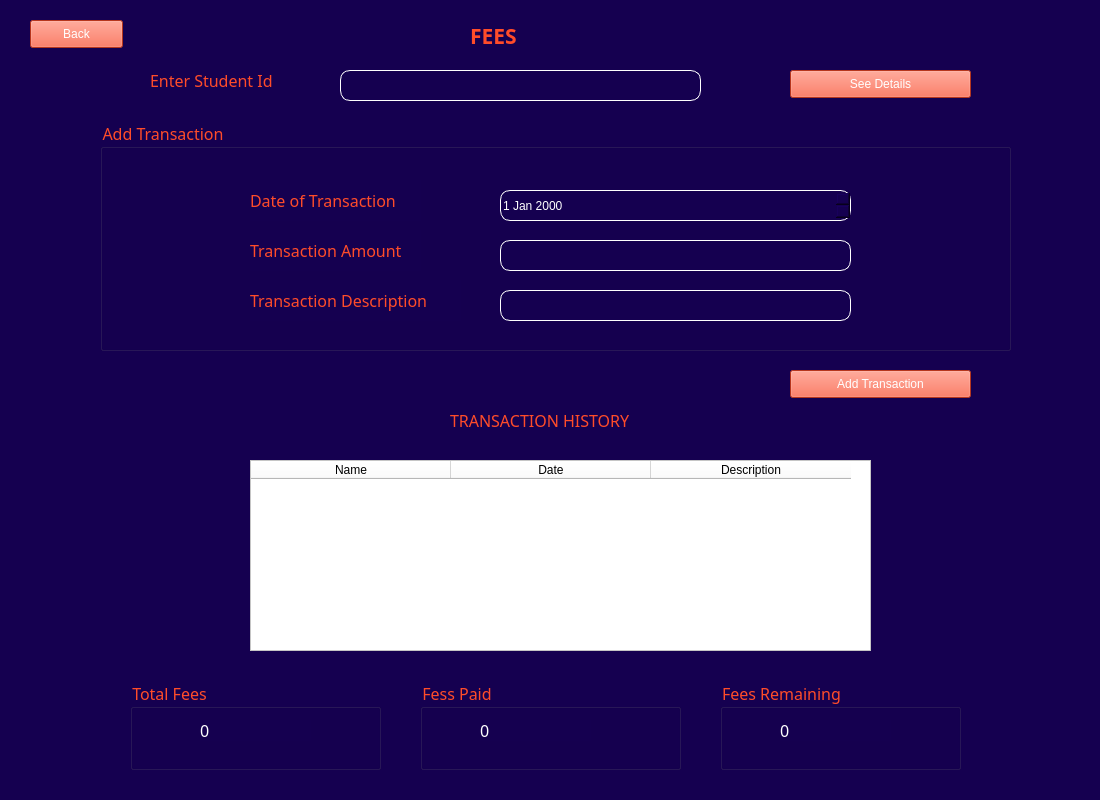
<?xml version="1.0" encoding="UTF-8"?>
<ui version="4.0">
 <class>MainWindow</class>
 <widget class="QMainWindow" name="MainWindow">
  <property name="geometry">
   <rect>
    <x>0</x>
    <y>0</y>
    <width>1100</width>
    <height>800</height>
   </rect>
  </property>
  <property name="windowTitle">
   <string>MainWindow</string>
  </property>
  <property name="styleSheet">
   <string notr="true">background:#150050;</string>
  </property>
  <widget class="QWidget" name="centralwidget">
   <property name="styleSheet">
    <string notr="true">QPushButton#SeeDetailsButton {
background-color:#FF4C29;
color:white;
}

QPushButton#SeeDetailsButton:hover {
    background-color:white;
color:#FF4C29;
}

QPushButton#SeeDetailsButton:pressed {
    background-color: rgb(224, 0, 0);     
}
QPushButton#AddTransactionButton {
background-color:#FF4C29;
color:white;
}

QPushButton#AddTransactionButton:hover {
    background-color:white;
color:#FF4C29;
}

QPushButton#AddTransactionButton:pressed {
    background-color: rgb(224, 0, 0);     
}
QPushButton#BackButton {
background-color:#FF4C29;
color:white;
}

QPushButton#BackButton:hover {
    background-color:white;
color:#FF4C29;
}

QPushButton#BackButton:pressed {
    background-color: rgb(224, 0, 0);     
}</string>
   </property>
   <widget class="QPushButton" name="SeeDetailsButton">
    <property name="geometry">
     <rect>
      <x>790</x>
      <y>70</y>
      <width>181</width>
      <height>28</height>
     </rect>
    </property>
    <property name="text">
     <string>See Details</string>
    </property>
   </widget>
   <widget class="QLabel" name="label">
    <property name="geometry">
     <rect>
      <x>150</x>
      <y>60</y>
      <width>151</width>
      <height>41</height>
     </rect>
    </property>
    <property name="font">
     <font>
      <family>Gill Sans MT</family>
      <pointsize>12</pointsize>
     </font>
    </property>
    <property name="styleSheet">
     <string notr="true">color:#FF4C29;</string>
    </property>
    <property name="text">
     <string>Enter Student Id</string>
    </property>
   </widget>
   <widget class="QLineEdit" name="lineEdit">
    <property name="geometry">
     <rect>
      <x>340</x>
      <y>70</y>
      <width>361</width>
      <height>31</height>
     </rect>
    </property>
    <property name="font">
     <font>
      <family>Gill Sans MT</family>
      <pointsize>12</pointsize>
     </font>
    </property>
    <property name="styleSheet">
     <string notr="true">border : 1px solid white;
border-radius : 10px;
color : white;</string>
    </property>
    <property name="alignment">
     <set>Qt::AlignCenter</set>
    </property>
   </widget>
   <widget class="QTableWidget" name="tableWidget">
    <property name="geometry">
     <rect>
      <x>250</x>
      <y>460</y>
      <width>621</width>
      <height>191</height>
     </rect>
    </property>
    <property name="styleSheet">
     <string notr="true">background:white;</string>
    </property>
    <attribute name="horizontalHeaderDefaultSectionSize">
     <number>200</number>
    </attribute>
    <column>
     <property name="text">
      <string>Name</string>
     </property>
    </column>
    <column>
     <property name="text">
      <string>Date</string>
     </property>
    </column>
    <column>
     <property name="text">
      <string>Description</string>
     </property>
    </column>
   </widget>
   <widget class="QGroupBox" name="groupBox">
    <property name="geometry">
     <rect>
      <x>130</x>
      <y>680</y>
      <width>251</width>
      <height>90</height>
     </rect>
    </property>
    <property name="font">
     <font>
      <family>Gill Sans MT</family>
      <pointsize>12</pointsize>
     </font>
    </property>
    <property name="styleSheet">
     <string notr="true">color:#FF4C29;</string>
    </property>
    <property name="title">
     <string>Total Fees</string>
    </property>
    <widget class="QLabel" name="label_5">
     <property name="geometry">
      <rect>
       <x>70</x>
       <y>40</y>
       <width>111</width>
       <height>21</height>
      </rect>
     </property>
     <property name="font">
      <font>
       <family>Gill Sans MT</family>
       <pointsize>12</pointsize>
      </font>
     </property>
     <property name="styleSheet">
      <string notr="true">color:white;</string>
     </property>
     <property name="text">
      <string>0</string>
     </property>
    </widget>
   </widget>
   <widget class="QGroupBox" name="groupBox_2">
    <property name="geometry">
     <rect>
      <x>420</x>
      <y>680</y>
      <width>261</width>
      <height>90</height>
     </rect>
    </property>
    <property name="font">
     <font>
      <family>Gill Sans MT</family>
      <pointsize>12</pointsize>
     </font>
    </property>
    <property name="styleSheet">
     <string notr="true">color:#FF4C29;</string>
    </property>
    <property name="title">
     <string>Fess Paid</string>
    </property>
    <widget class="QLabel" name="label_6">
     <property name="geometry">
      <rect>
       <x>60</x>
       <y>40</y>
       <width>111</width>
       <height>21</height>
      </rect>
     </property>
     <property name="font">
      <font>
       <family>Gill Sans MT</family>
       <pointsize>12</pointsize>
      </font>
     </property>
     <property name="styleSheet">
      <string notr="true">color:white;</string>
     </property>
     <property name="text">
      <string>0</string>
     </property>
    </widget>
   </widget>
   <widget class="QGroupBox" name="groupBox_3">
    <property name="geometry">
     <rect>
      <x>720</x>
      <y>680</y>
      <width>241</width>
      <height>90</height>
     </rect>
    </property>
    <property name="font">
     <font>
      <family>Gill Sans MT</family>
      <pointsize>12</pointsize>
     </font>
    </property>
    <property name="styleSheet">
     <string notr="true">color:#FF4C29;</string>
    </property>
    <property name="title">
     <string>Fees Remaining</string>
    </property>
    <widget class="QLabel" name="label_7">
     <property name="geometry">
      <rect>
       <x>60</x>
       <y>40</y>
       <width>111</width>
       <height>21</height>
      </rect>
     </property>
     <property name="font">
      <font>
       <family>Gill Sans MT</family>
       <pointsize>12</pointsize>
      </font>
     </property>
     <property name="styleSheet">
      <string notr="true">color:white;</string>
     </property>
     <property name="text">
      <string>0</string>
     </property>
    </widget>
   </widget>
   <widget class="QGroupBox" name="groupBox_4">
    <property name="geometry">
     <rect>
      <x>100</x>
      <y>120</y>
      <width>911</width>
      <height>231</height>
     </rect>
    </property>
    <property name="font">
     <font>
      <family>Gill Sans MT</family>
      <pointsize>12</pointsize>
     </font>
    </property>
    <property name="styleSheet">
     <string notr="true">color:#FF4C29;</string>
    </property>
    <property name="title">
     <string>Add Transaction</string>
    </property>
    <widget class="QLabel" name="label_3">
     <property name="geometry">
      <rect>
       <x>150</x>
       <y>110</y>
       <width>171</width>
       <height>41</height>
      </rect>
     </property>
     <property name="font">
      <font>
       <family>Gill Sans MT</family>
       <pointsize>12</pointsize>
      </font>
     </property>
     <property name="styleSheet">
      <string notr="true">color:#FF4C29;</string>
     </property>
     <property name="text">
      <string>Transaction Amount</string>
     </property>
    </widget>
    <widget class="QLineEdit" name="lineEdit_3">
     <property name="geometry">
      <rect>
       <x>400</x>
       <y>170</y>
       <width>351</width>
       <height>31</height>
      </rect>
     </property>
     <property name="styleSheet">
      <string notr="true">border : 1px solid white;
border-radius : 10px;
color : white;</string>
     </property>
     <property name="alignment">
      <set>Qt::AlignCenter</set>
     </property>
    </widget>
    <widget class="QDateEdit" name="dateEdit">
     <property name="geometry">
      <rect>
       <x>400</x>
       <y>70</y>
       <width>351</width>
       <height>31</height>
      </rect>
     </property>
     <property name="styleSheet">
      <string notr="true">border : 1px solid white;
border-radius : 10px;
color : white;</string>
     </property>
    </widget>
    <widget class="QLabel" name="label_2">
     <property name="geometry">
      <rect>
       <x>150</x>
       <y>60</y>
       <width>171</width>
       <height>41</height>
      </rect>
     </property>
     <property name="font">
      <font>
       <family>Gill Sans MT</family>
       <pointsize>12</pointsize>
      </font>
     </property>
     <property name="styleSheet">
      <string notr="true">color:#FF4C29;</string>
     </property>
     <property name="text">
      <string>Date of Transaction</string>
     </property>
    </widget>
    <widget class="QLabel" name="label_4">
     <property name="geometry">
      <rect>
       <x>150</x>
       <y>160</y>
       <width>211</width>
       <height>41</height>
      </rect>
     </property>
     <property name="font">
      <font>
       <family>Gill Sans MT</family>
       <pointsize>12</pointsize>
      </font>
     </property>
     <property name="styleSheet">
      <string notr="true">color:#FF4C29;</string>
     </property>
     <property name="text">
      <string>Transaction Description</string>
     </property>
    </widget>
    <widget class="QLineEdit" name="lineEdit_2">
     <property name="geometry">
      <rect>
       <x>400</x>
       <y>120</y>
       <width>351</width>
       <height>31</height>
      </rect>
     </property>
     <property name="styleSheet">
      <string notr="true">border : 1px solid white;
border-radius : 10px;
color : white;</string>
     </property>
     <property name="alignment">
      <set>Qt::AlignCenter</set>
     </property>
    </widget>
   </widget>
   <widget class="QLabel" name="label_8">
    <property name="geometry">
     <rect>
      <x>450</x>
      <y>400</y>
      <width>331</width>
      <height>41</height>
     </rect>
    </property>
    <property name="font">
     <font>
      <family>Gill Sans MT</family>
      <pointsize>12</pointsize>
     </font>
    </property>
    <property name="styleSheet">
     <string notr="true">color:#FF4C29;</string>
    </property>
    <property name="text">
     <string>TRANSACTION HISTORY</string>
    </property>
   </widget>
   <widget class="QPushButton" name="AddTransactionButton">
    <property name="geometry">
     <rect>
      <x>790</x>
      <y>370</y>
      <width>181</width>
      <height>28</height>
     </rect>
    </property>
    <property name="text">
     <string>Add Transaction</string>
    </property>
   </widget>
   <widget class="QLabel" name="label_9">
    <property name="geometry">
     <rect>
      <x>470</x>
      <y>20</y>
      <width>151</width>
      <height>31</height>
     </rect>
    </property>
    <property name="font">
     <font>
      <family>Gill Sans MT</family>
      <pointsize>16</pointsize>
      <weight>75</weight>
      <bold>true</bold>
     </font>
    </property>
    <property name="styleSheet">
     <string notr="true">color:#FF4C29;</string>
    </property>
    <property name="text">
     <string>FEES</string>
    </property>
   </widget>
   <widget class="QPushButton" name="BackButton">
    <property name="geometry">
     <rect>
      <x>30</x>
      <y>20</y>
      <width>93</width>
      <height>28</height>
     </rect>
    </property>
    <property name="text">
     <string>Back</string>
    </property>
   </widget>
  </widget>
 </widget>
 <resources/>
 <connections/>
</ui>
